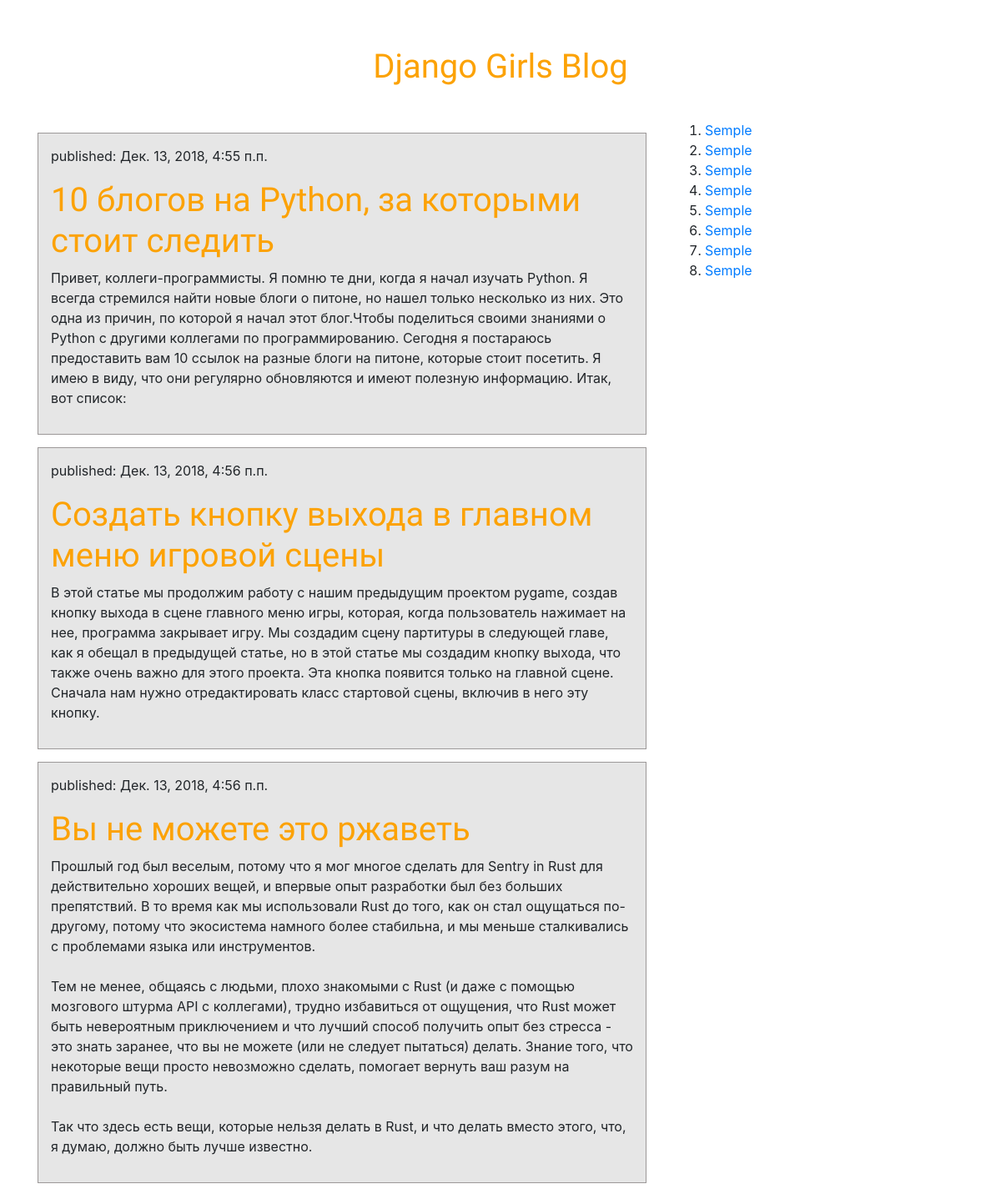
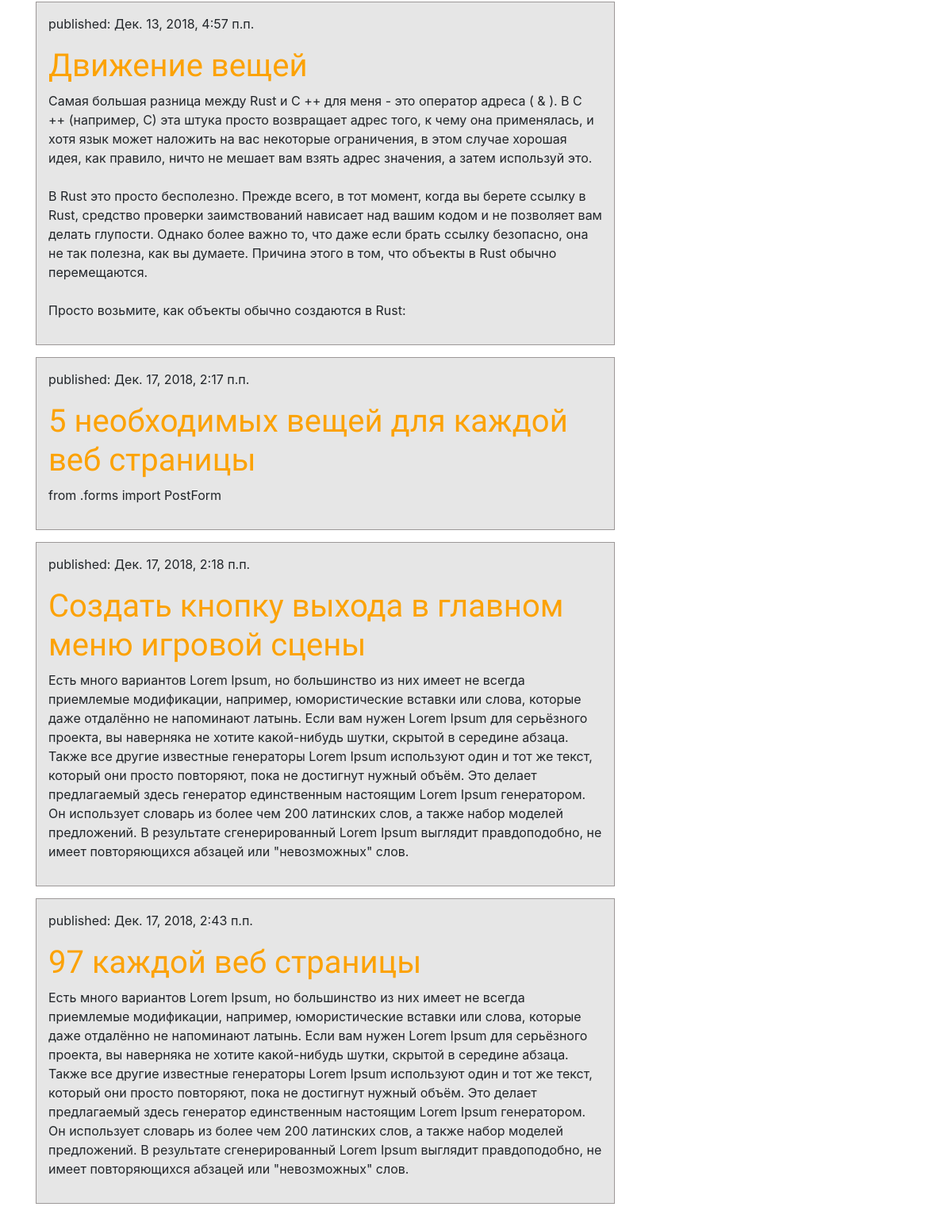
Before: / with the older database file (2 pictures, top to bottom).
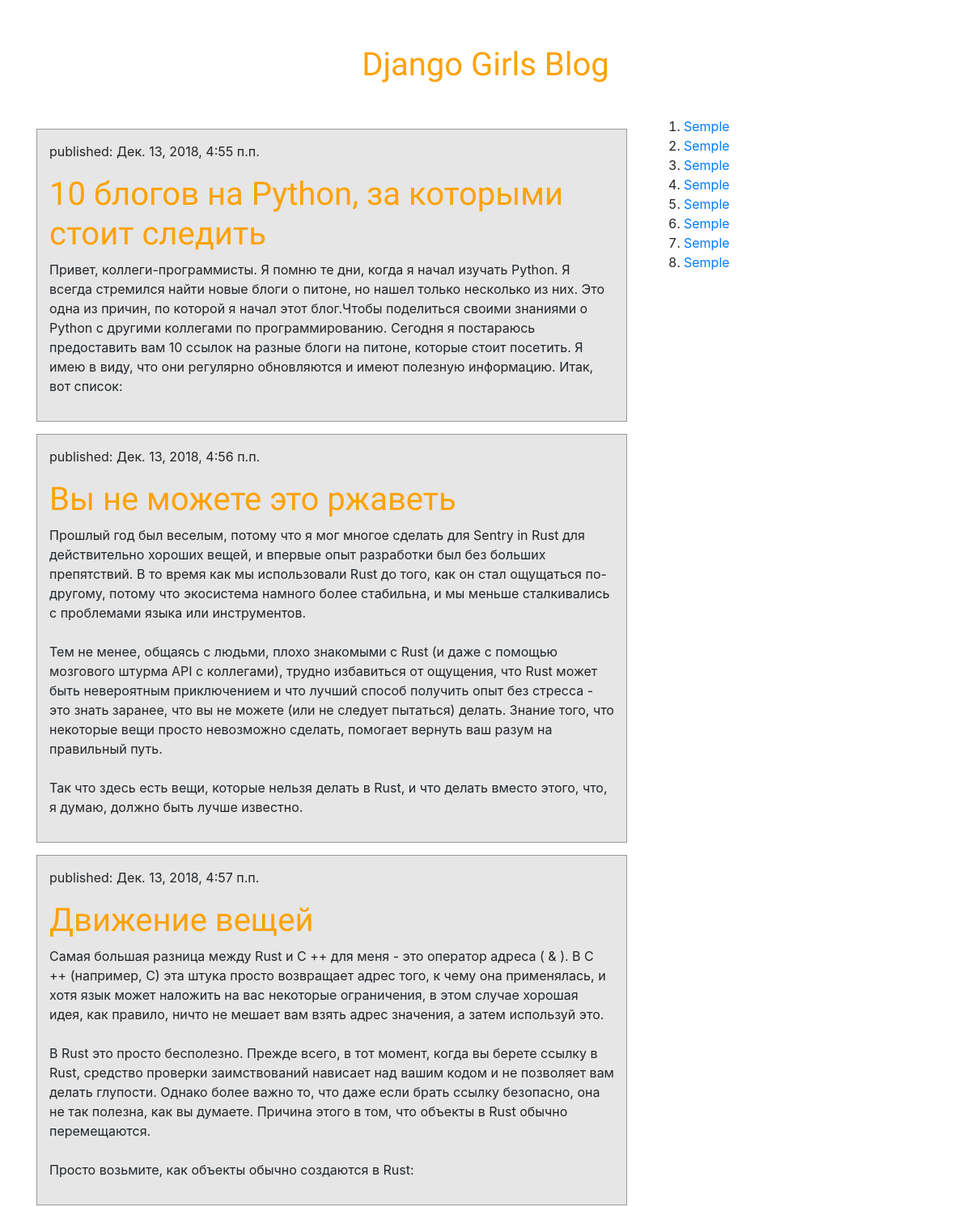
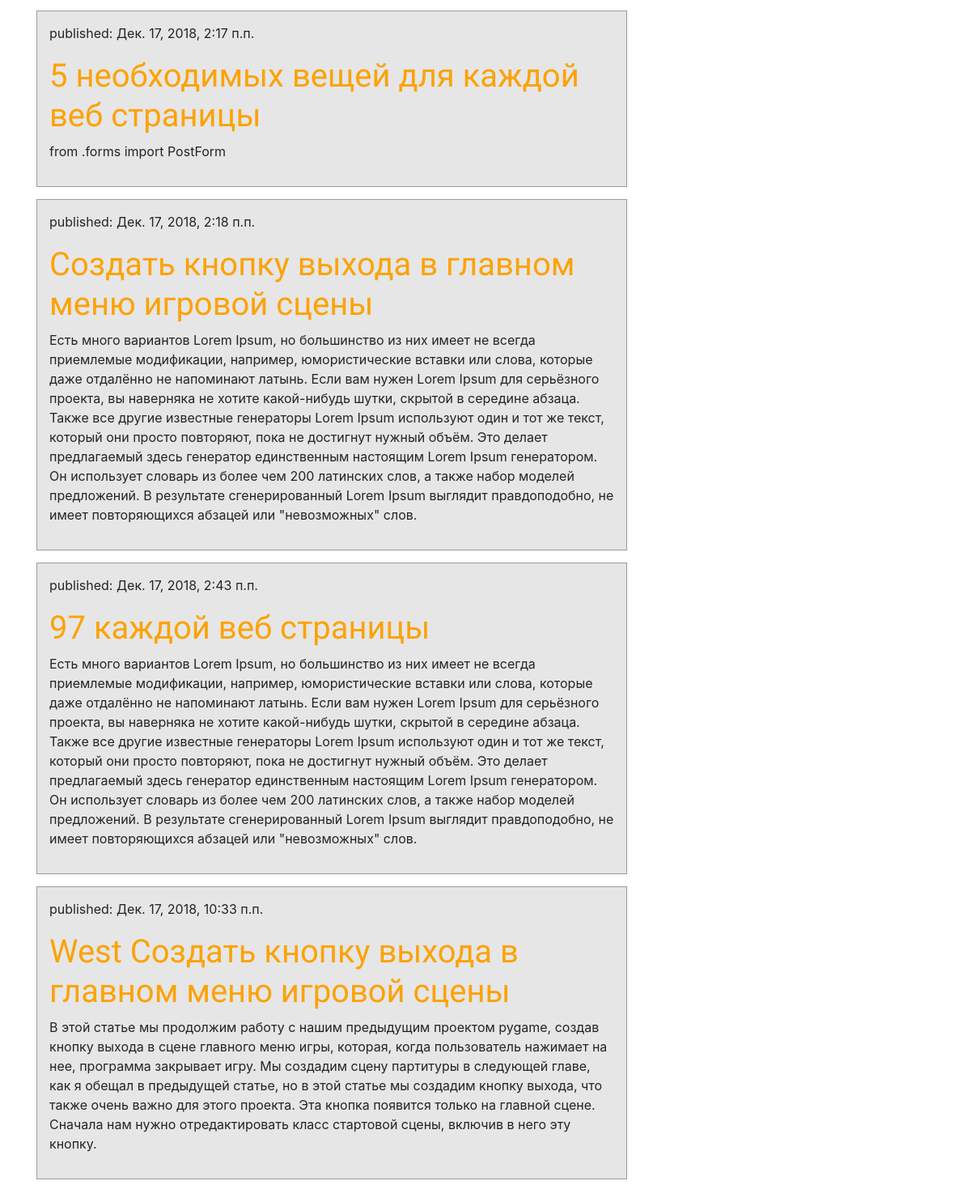
After: the same page with the newer database file (2 pictures, top to bottom).
### mainblog/models.py (models this page shows, shortened)
class Post(models.Model):
    author = models.ForeignKey('auth.User', on_delete=models.CASCADE)
    title = models.CharField(max_length=200)
    text = models.TextField()
    created_date = models.DateTimeField(
            default=timezone.now)
    published_date = models.DateTimeField(
            blank=True, null=True)

### mainblog/views.py (the view)
# urls.py: path('', views.post_list, name='post_list'),
def post_list(request):
    posts = Post.objects.filter(published_date__lte=timezone.now()).order_by('published_date')
    return render(request, 'mainblog/post_list.html', {'posts': posts})

### mainblog/templates/mainblog/post_list.html
{% extends 'mainblog/base.html' %}
 {% block content %}
    {% for post in posts %}
     <div class="post_class">
          <p>published: {{ post.published_date }}</p>
          <h1><a href="{% url 'post_detail' pk=post.pk %}">{{ post.title }}</a></h1>
          <p>{{ post.text|linebreaksbr }}</p>
      </div>
     {% endfor %}
 {% endblock %}

Changed rows visible on the page:
changed Post: published_date "Дек. 13, 2018, 4:56 п.п." → "Дек. 17, 2018, 10:33 п.п."; title "Создать кнопку выхода в главном меню игровой сцены" → "West Создать кнопку выхода в главном меню игровой сцены"; moves down the list
